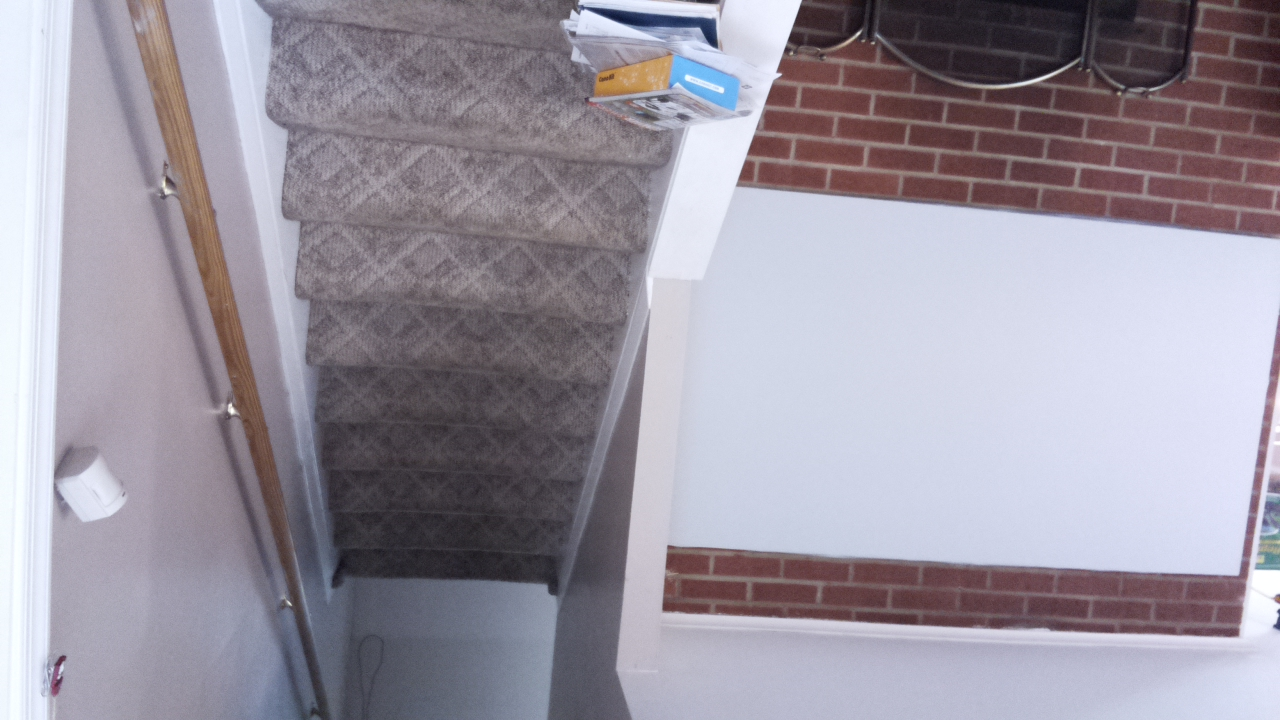
#> input picture test.jpg, 1280 x 720 px, given in place of the camera
$ python blob.py   (older library calls are emulated)
#> lines starting #> are read from the running program, lines starting #| are printed output that depends on the picture
#!/usr/local/bin/python3
# Standard imports
import cv2
import numpy as np;

cap = cv2.VideoCapture(0)
#cap = cv2.VideoCapture('test.avi')
ret, start = cap.read()
#> start is the input picture: shape (720, 1280, 3); mean B, G, R 161.4, 149.5, 155
start = cv2.GaussianBlur(start, (21, 21), 0)
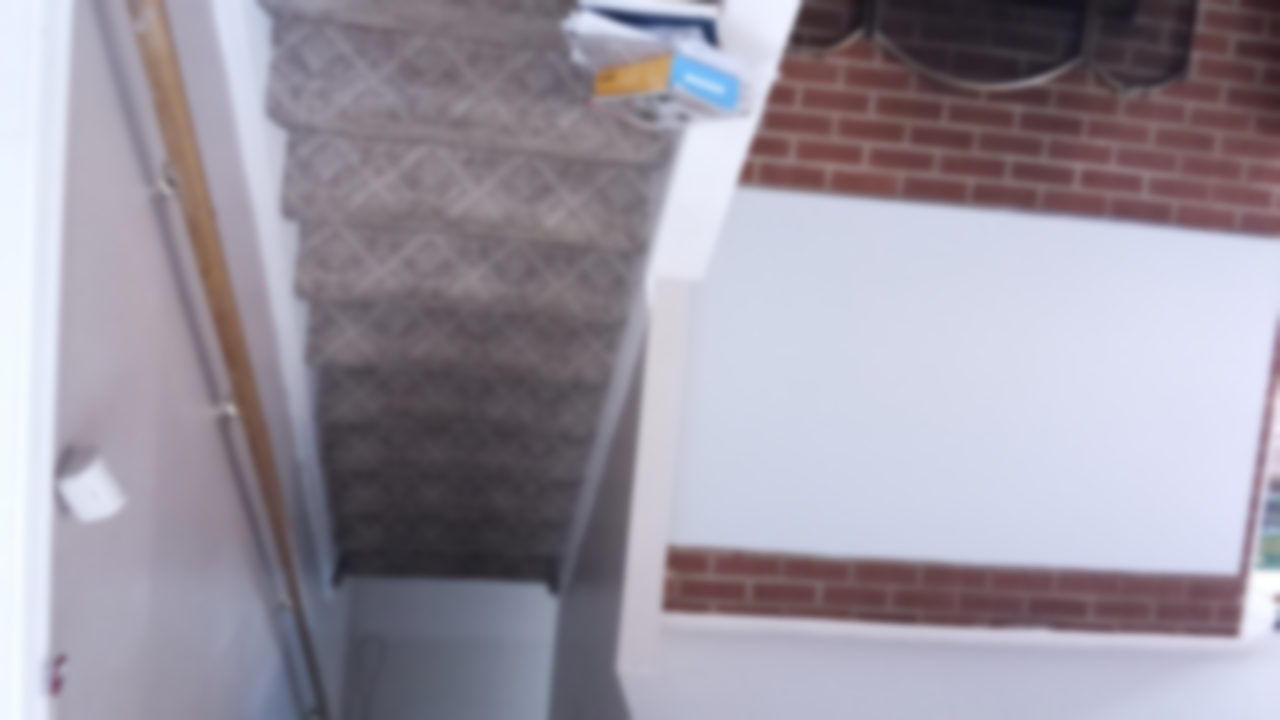
#> start: shape (720, 1280, 3); mean B, G, R 161.4, 149.6, 155
start = cv2.cvtColor(start, cv2.COLOR_BGR2GRAY)
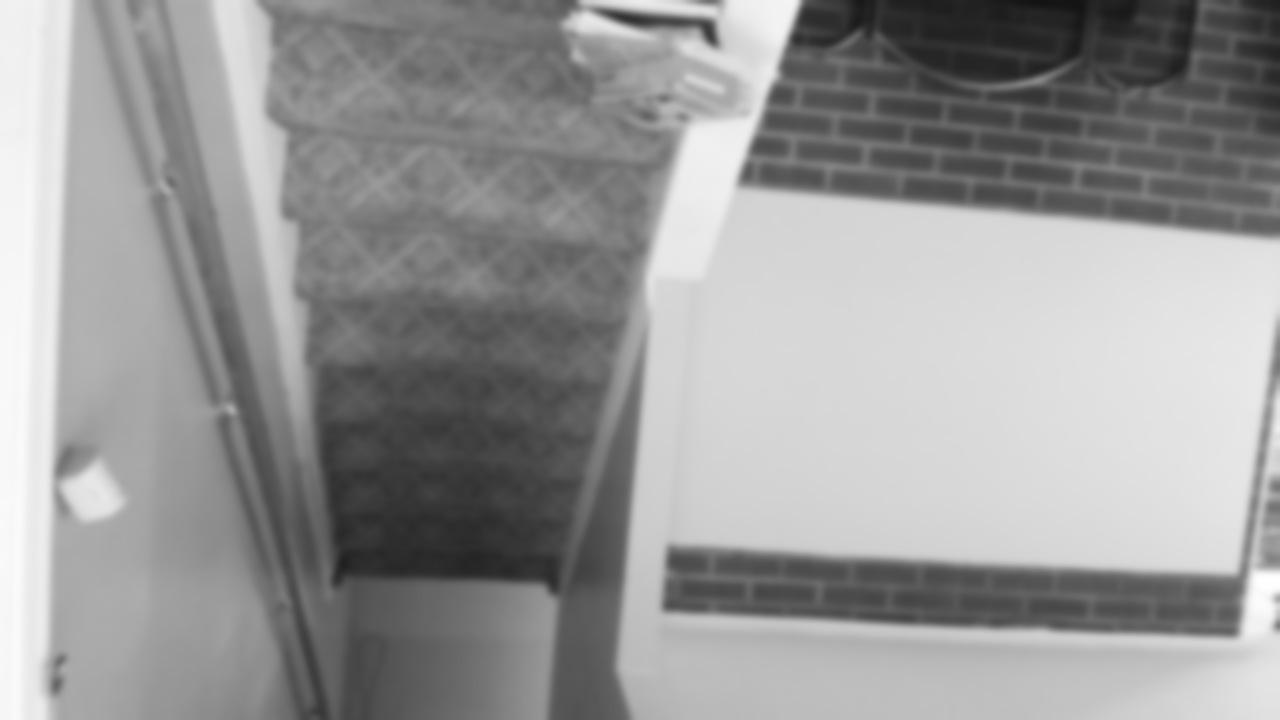
#> start: shape (720, 1280); min 19, max 255, mean 152.5

while(True):
    ret, frame = cap.read()
    frame = cv2.GaussianBlur(frame, (21, 21), 0)
    fgmask = cv2.cvtColor(frame, cv2.COLOR_BGR2GRAY)
    fgmask = cv2.absdiff(start, fgmask)
#> fgmask: shape (720, 1280); every value is 0
    avg = max(np.average(fgmask), 10)
#> avg = 10
    fgmask = cv2.dilate(fgmask, None, iterations=2)
    ret, fgmask = cv2.threshold(fgmask, avg, 255, cv2.THRESH_BINARY)
#> ret = 10

    image, contours, hierarchy = cv2.findContours(fgmask.copy(), cv2.RETR_EXTERNAL, cv2.CHAIN_APPROX_SIMPLE)
#> contours = []

    bigContours = []
    for contour in contours:
        if cv2.contourArea(contour) >= 1000:
            bigContours.append(contour)
#> this loop made 0 passes
#> after the loop, bigContours = []

    vis = np.zeros((720,1280,3), np.uint8)
    contour_image = cv2.drawContours(frame, bigContours, -1, (255, 0, 0), 1)
    for contour in bigContours:
      (x, y, w, h) = cv2.boundingRect(contour)
      cv2.rectangle(frame, (x,y), (x+w, y+h), (0, 255, 0), 2)

    cv2.imshow('frame',frame)
    cv2.imshow('mask',fgmask)
    if cv2.waitKey(1) & 0xFF == ord('q'):
#> (key q is pressed here)
        break
